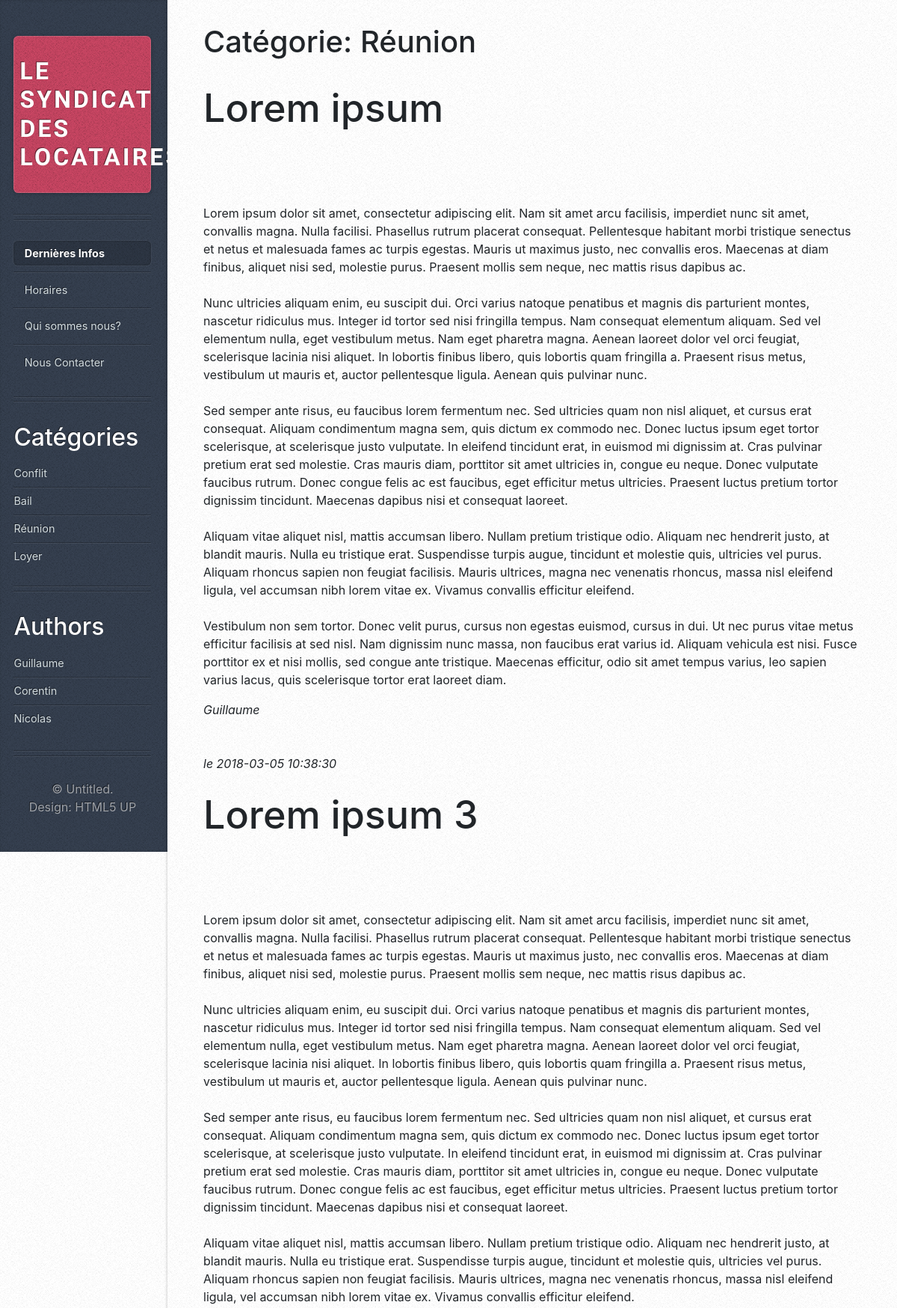
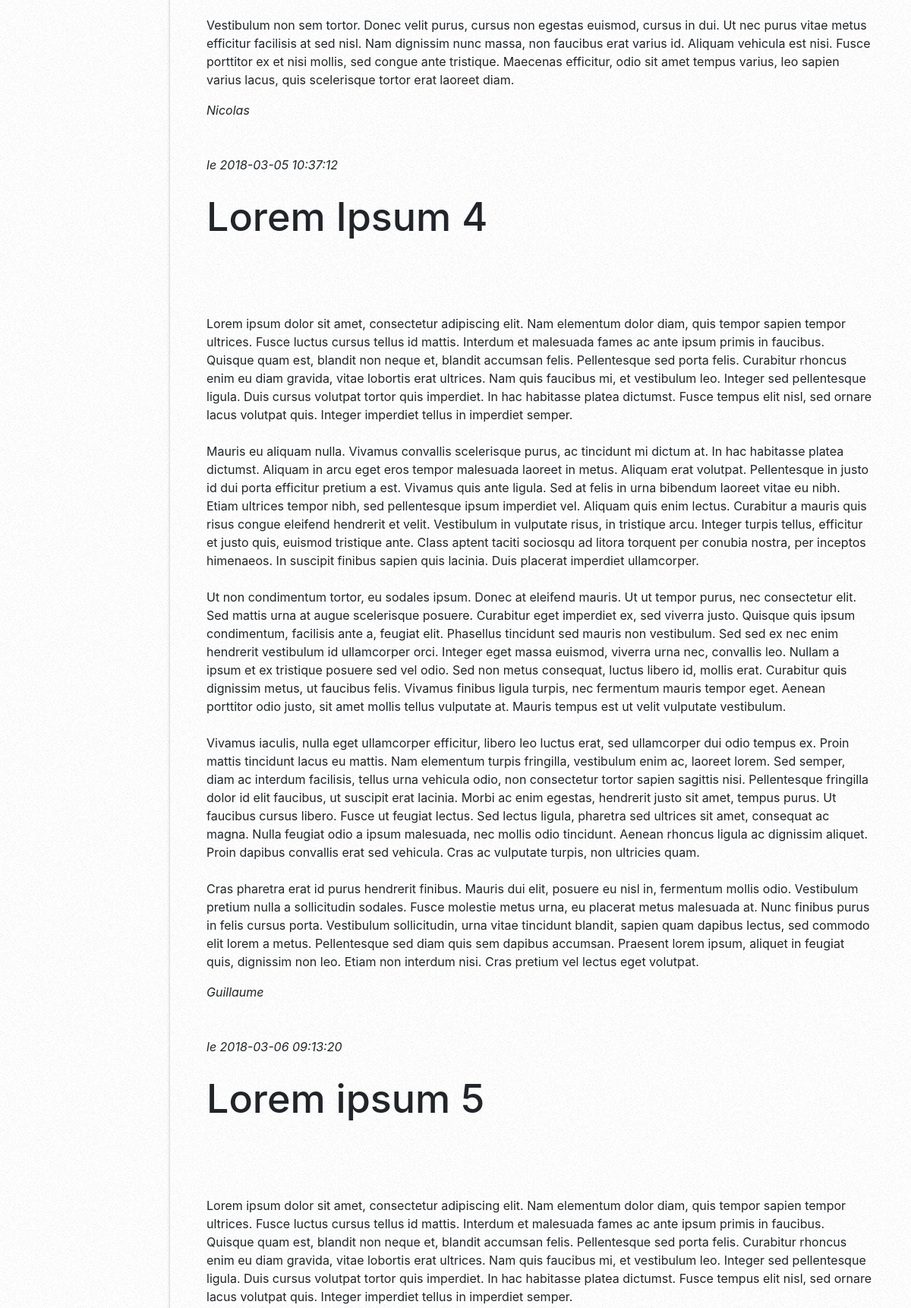
/index.php?action=filter&category=3 (upper part), run on the app's committed database (2 pictures, top to bottom).
### tables this page shows
CREATE TABLE `categories` (
  `id_category` int(11) NOT NULL,
  `name_category` varchar(50) NOT NULL
);

CREATE TABLE `blog` (
  `id_article` int(11) NOT NULL,
  `title` varchar(256) NOT NULL,
  `content` longtext NOT NULL,
  `date_published` timestamp NOT NULL DEFAULT CURRENT_TIMESTAMP ON UPDATE CURRENT_TIMESTAMP,
  `author` varchar(50) NOT NULL
);

### controller/frontend.php (called while the page is built, shortened)
<?php
require_once('model/ArticleManager.php');
require_once('model/ArticleFilterManager.php');
function filterByCategory($category){
    $articleManager = new \Becode\Blog\Model\ArticleManager();
    $articles = $articleManager->getArticlesByCategory($category);
    $articleFilterManager = new \Becode\Blog\Model\ArticleFilterManager();
    $categories = $articleFilterManager->getCategories();
    $articleFilterManager = new \Becode\Blog\Model\ArticleFilterManager();
    $category = $articleFilterManager->getCategory($category);
    $articleFilterManager = new \Becode\Blog\Model\ArticleFilterManager();
    $authors = $articleFilterManager->getAuthors();
    require('view/frontend/filteredByCatArticlesView.php');
}

### model/ArticleFilterManager.php (called while the page is built, shortened)
<?php
class ArticleFilterManager extends Manager{
    public function getCategories(){
        $db = $this->dbConnect();
        $req = $db->query('SELECT id_category, name_category FROM categories');
        return $req;
    }
    public function getCategory($categoryId){
        $db = $this->dbConnect();
        $req = $db->prepare('SELECT name_category FROM categories WHERE id_category = ?');
        $req->execute(array($categoryId));
        $category = $req->fetch();
        return $category;
    }
    public function getAuthors(){
        $db = $this->dbConnect();
        $authors = $db->query('SELECT DISTINCT author FROM blog');
        return $authors;
    }
}

### model/ArticleManager.php (called while the page is built, shortened)
<?php
class ArticleManager extends Manager{
    public function getArticlesByCategory($category){
        $db = $this->dbConnect();
        $filteredArticles = $db->prepare('SELECT blog.* FROM blog INNER JOIN blog_categories ON blog.id_article = blog_categories.id_article WHERE blog_categories.id_category = ?');
        $filteredArticles->execute(array($category));
        return $filteredArticles;
    }
}

### view/frontend/filteredByCatArticlesView.php (the view, shortened to what this page needs)
<div id="content">
    <div class="inner">
        <h1>Catégorie: <?= ucfirst($category['name_category']) ?></h1>
<?php
while ($data = $articles->fetch()){
    ?>
    <article class="box post post-excerpt">
        <header>
            <h2><?= htmlspecialchars($data['title']) ?></h2>
        </header>
        <p>
            <?= nl2br(htmlspecialchars($data['content'])) ?><br />
        </p>
        <p><em><?= htmlspecialchars($data['author']) ?></em></p>
    </article>
    <em>le <?= $data['date_published'] ?></em>
    <?php
}
?>
    </div>
</div>
<?php require('template.php'); ?>

### view/frontend/sidebar.php (shortened to what this page needs)
<div id="sidebar">
    <h1 id="logo"><a href="#">LE SYNDICAT DES LOCATAIRES</a></h1>
    <nav id="nav">
        <ul>
            <li class="current"><a href="#">Dernières Infos</a></li>
            <li><a id="horaire">Horaires</a></li>
            <li><a id="quiSommesNous">Qui sommes nous?</a></li>
            <li><a id="nousContacter">Nous Contacter</a></li>
        </ul>
    </nav>
    <section class="box recent-comments">
        <header>
            <h2>Catégories</h2>
        </header>
        <ul>
        <?php
            while ($data = $categories->fetch()){
                ?>
                    <li><a href="index.php?action=filter&category=<?= $data['id_category'] ?>"><?= ucfirst(htmlspecialchars($data['name_category'])) ?></a></li>
                <?php
            }
        ?>
        </ul>
    </section>
    <section class="box recent-comments">
        <header>
            <h2>Authors</h2>
        </header>
        <ul>
        <?php
            while ($data = $authors->fetch()){
                ?>
                    <li><a href="index.php?action=filter&author=<?= $data['author'] ?>"><?= ucfirst(htmlspecialchars($data['author'])) ?></a></li>
                <?php
            }
        ?>
        </ul>
    </section>
    <ul id="copyright">
        <li>&copy; Untitled.</li><li>Design: <a href="http://html5up.net">HTML5 UP</a></li>
    </ul>
</div>

### public/css/style.css (style rules this page uses)
#horaire, #quiSommesNous, #nousContacter { cursor: pointer; }

### data on the page
categories: name_category "Réunion"
blog: title "Lorem ipsum", content "Lorem ipsum dolor sit amet, consectetur adipiscing elit. Nam sit amet arcu facilisis, imperdiet nunc sit amet, convallis magna. Nulla facilisi. Phasellus rutrum placerat consequat. Pellentesque habitant morbi tristique senectus et netus et malesuada fames ac turpis egestas. Mauris ut maximus justo, nec convallis eros. Maecenas at diam finibus, aliquet nisi sed, molestie purus. Praesent mollis sem neque, nec mattis risus dapibus ac. Nunc ultricies aliquam enim, eu suscipit dui. Orci varius natoque penatibus et magnis dis parturient montes, nascetur ridiculus mus. Integer id tortor sed nisi fringilla tempus. Nam consequat elementum aliquam. Sed vel elementum nulla, eget vestibulum metus. Nam…", author "Guillaume", date_published "2018-03-05 10:38:30"
blog: title "Lorem ipsum 3", content "Lorem ipsum dolor sit amet, consectetur adipiscing elit. Nam sit amet arcu facilisis, imperdiet nunc sit amet, convallis magna. Nulla facilisi. Phasellus rutrum placerat consequat. Pellentesque habitant morbi tristique senectus et netus et malesuada fames ac turpis egestas. Mauris ut maximus justo, nec convallis eros. Maecenas at diam finibus, aliquet nisi sed, molestie purus. Praesent mollis sem neque, nec mattis risus dapibus ac. Nunc ultricies aliquam enim, eu suscipit dui. Orci varius natoque penatibus et magnis dis parturient montes, nascetur ridiculus mus. Integer id tortor sed nisi fringilla tempus. Nam consequat elementum aliquam. Sed vel elementum nulla, eget vestibulum metus. Nam…", author "Nicolas", date_published "2018-03-05 10:37:12"
blog: title "Lorem Ipsum 4", content "Lorem ipsum dolor sit amet, consectetur adipiscing elit. Nam elementum dolor diam, quis tempor sapien tempor ultrices. Fusce luctus cursus tellus id mattis. Interdum et malesuada fames ac ante ipsum primis in faucibus. Quisque quam est, blandit non neque et, blandit accumsan felis. Pellentesque sed porta felis. Curabitur rhoncus enim eu diam gravida, vitae lobortis erat ultrices. Nam quis faucibus mi, et vestibulum leo. Integer sed pellentesque ligula. Duis cursus volutpat tortor quis imperdiet. In hac habitasse platea dictumst. Fusce tempus elit nisl, sed ornare lacus volutpat quis. Integer imperdiet tellus in imperdiet semper. Mauris eu aliquam nulla. Vivamus convallis scelerisque purus,…", author "Guillaume", date_published "2018-03-06 09:13:20"
blog: title "Lorem ipsum 5", content "Lorem ipsum dolor sit amet, consectetur adipiscing elit. Nam elementum dolor diam, quis tempor sapien tempor ultrices. Fusce luctus cursus tellus id mattis. Interdum et malesuada fames ac ante ipsum primis in faucibus. Quisque quam est, blandit non neque et, blandit accumsan felis. Pellentesque sed porta felis. Curabitur rhoncus enim eu diam gravida, vitae lobortis erat ultrices. Nam quis faucibus mi, et vestibulum leo. Integer sed pellentesque ligula. Duis cursus volutpat tortor quis imperdiet. In hac habitasse platea dictumst. Fusce tempus elit nisl, sed ornare lacus volutpat quis. Integer imperdiet tellus in imperdiet semper."
categories: name_category "Conflit"
categories: name_category "Bail"
categories: name_category "Loyer"

### other printed values
$data['author'] "Guillaume"
$data['author'] "Corentin"
$data['author'] "Nicolas"
